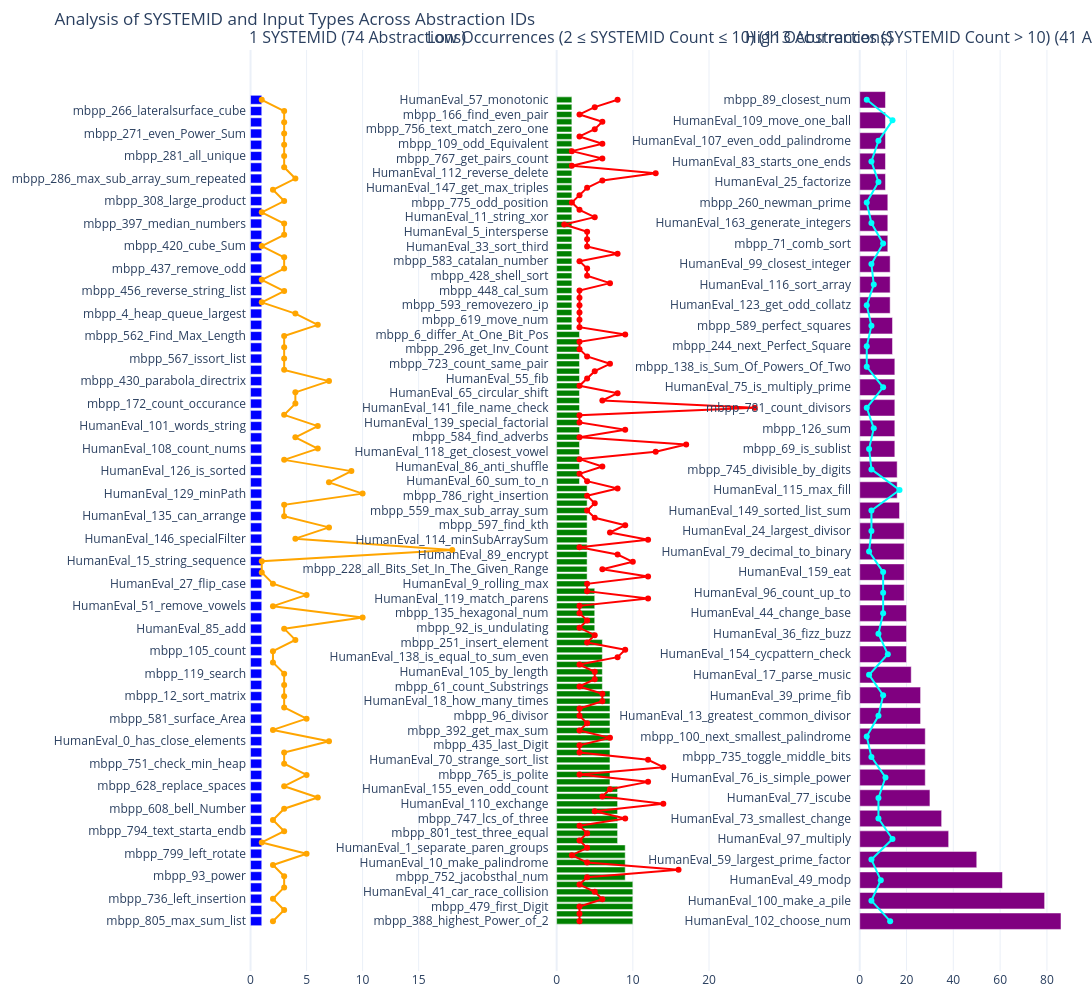

Notebook cell for this chart:
### Code cell
from plotly.subplots import make_subplots
import plotly.graph_objects as go

# Filter data into three categories
one_systemid = merged_counts[merged_counts['Unique_SYSTEMID_Count'] == 1]
low_occurrences = merged_counts[
    (merged_counts['Unique_SYSTEMID_Count'] > 1) & (merged_counts['Unique_SYSTEMID_Count'] <= 10)
]
high_occurrences = merged_counts[merged_counts['Unique_SYSTEMID_Count'] > 10]

# Calculate counts for each group
count_one_systemid = len(one_systemid)
count_low_occurrences = len(low_occurrences)
count_high_occurrences = len(high_occurrences)

# Create a grid layout with 1 row and 3 columns
fig = make_subplots(
    rows=1, cols=3,
    subplot_titles=[
        f"1 SYSTEMID ({count_one_systemid} Abstractions)",
        f"Low Occurrences (2 ≤ SYSTEMID Count ≤ 10) ({count_low_occurrences} Abstractions)",
        f"High Occurrences (SYSTEMID Count > 10) ({count_high_occurrences} Abstractions)"
    ],
    horizontal_spacing=0.1  # Space between columns
)

# Function to add traces to a subplot
def add_traces(fig, data, col, bar_color, line_color, name_suffix):
    # Bar chart for Unique SYSTEMID Count
    fig.add_trace(
        go.Bar(
            y=data['ABSTRACTIONID'],
            x=data['Unique_SYSTEMID_Count'],
            name=f"Unique SYSTEMID Count ({name_suffix})",
            orientation='h',
            marker=dict(color=bar_color),
            hovertemplate='%{x}'  # Only show the x value (Unique SYSTEMID Count)
        ),
        row=1, col=col
    )

    # Line chart for Number of Input Types
    fig.add_trace(
        go.Scatter(
            y=data['ABSTRACTIONID'],
            x=data['Number of Input Types'],
            name=f"Number of Input Types ({name_suffix})",
            mode='lines+markers',
            marker=dict(color=line_color, size=6),
            hovertemplate='%{x}'  # Only show the x value (Number of Input Types)
        ),
        row=1, col=col
    )

# Add data for each category in the grid layout
add_traces(fig, one_systemid, col=1, bar_color='blue', line_color='orange', name_suffix="1 SYSTEMID")
add_traces(fig, low_occurrences, col=2, bar_color='green', line_color='red', name_suffix="Low Occurrences")
add_traces(fig, high_occurrences, col=3, bar_color='purple', line_color='cyan', name_suffix="High Occurrences")

# Update layout
fig.update_layout(
    height=1000,  # Total figure height
    width=1800,   # Adjust width for the grid
    title="Analysis of SYSTEMID and Input Types Across Abstraction IDs",
    showlegend=False,  # You can enable this if needed
    template='plotly_white',
    margin=dict(l=200, r=20, t=50, b=20)  # Margins around the grid
)

# Show the grid layout
fig.show()

### Figure 1 — Plotly figure (JSON) as saved in the notebook; plotly's stock layout.template omitted (floating-point values rounded to 4 significant figures)
{"data": [{"hovertemplate": "%{x}", "marker": {"color": "blue"}, "name": "Unique SYSTEMID Count (1 SYSTEMID)", "orientation": "h", "type": "bar", "x": [1, 1, 1, 1, 1, 1, 1, 1, 1, 1, 1, 1, 1, 1, 1, 1, 1, 1, 1, 1, 1, 1, 1, 1, 1, 1, 1, 1, 1, 1, 1, 1, 1, 1, 1, 1, 1, 1, 1, 1, 1, 1, 1, 1, 1, 1, 1, 1, 1, 1, 1, 1, 1, 1, 1, 1, 1, 1, 1, 1, 1, 1, 1, 1, 1, 1, 1, 1, 1, 1, 1, 1, 1, 1], "xaxis": "x", "y": ["mbpp_805_max_sum_list", "mbpp_806_max_run_uppercase", "mbpp_736_left_insertion", "mbpp_86_centered_hexagonal_number", "mbpp_93_power", "mbpp_586_split_Arr", "mbpp_799_left_rotate", "mbpp_627_find_First_Missing", "mbpp_794_text_starta_endb", "mbpp_782_odd_length_sum", "mbpp_608_bell_Number", "mbpp_623_nth_nums", "mbpp_628_replace_spaces", "mbpp_772_remove_length", "mbpp_751_check_min_heap", "mbpp_734_sum_Of_Subarray_Prod", "HumanEval_0_has_close_elements", "mbpp_14_find_Volume", "mbpp_581_surface_Area", "mbpp_573_unique_product", "mbpp_12_sort_matrix", "mbpp_125_find_length", "mbpp_119_search", "mbpp_113_check_integer", "mbpp_105_count", "HumanEval_90_next_smallest", "HumanEval_85_add", "HumanEval_69_search", "HumanEval_51_remove_vowels", "HumanEval_43_pairs_sum_to_zero", "HumanEval_27_flip_case", "HumanEval_161_solve", "HumanEval_15_string_sequence", "HumanEval_153_Strongest_Extension", "HumanEval_146_specialFilter", "HumanEval_143_words_in_sentence", "HumanEval_135_can_arrange", "HumanEval_131_digits", "HumanEval_129_minPath", "HumanEval_128_prod_signs", "HumanEval_126_is_sorted", "HumanEval_113_odd_count", "HumanEval_108_count_nums", "HumanEval_106_f", "HumanEval_101_words_string", "mbpp_16_text_lowercase_underscore", "mbpp_172_count_occurance", "mbpp_226_odd_values_string", "mbpp_430_parabola_directrix", "mbpp_56_checks", "mbpp_567_issort_list", "mbpp_566_sum_digits", "mbpp_562_Find_Max_Length", "mbpp_558_digit_distance_nums", "mbpp_4_heap_queue_largest", "mbpp_472_check_Consecutive", "mbpp_456_reverse_string_list", "mbpp_454_text_match_wordz", "mbpp_437_remove_odd", "mbpp_434_text_match_one", "mbpp_420_cube_Sum", "mbpp_234_volume_cube", "mbpp_397_median_numbers", "mbpp_389_find_lucas", "mbpp_308_large_product", "mbpp_291_count_no_of_ways", "mbpp_286_max_sub_array_sum_repeated", "mbpp_283_validate", "mbpp_281_all_unique", "mbpp_274_even_binomial_Coeff_Sum", "mbpp_271_even_Power_Sum", "mbpp_268_find_star_num", "mbpp_266_lateralsurface_cube", "mbpp_9_find_Rotations"], "yaxis": "y"}, {"hovertemplate": "%{x}", "marker": {"color": "orange", "size": 6}, "mode": "lines+markers", "name": "Number of Input Types (1 SYSTEMID)", "type": "scatter", "x": [2, 3, 2, 3, 3, 2, 5, 1, 3, 2, 3, 6, 3, 5, 3, 3, 7, 2, 5, 3, 3, 3, 3, 2, 2, 4, 3, 10, 2, 5, 2, 1, 1, 18, 4, 7, 3, 3, 10, 7, 9, 3, 6, 4, 6, 3, 4, 4, 7, 3, 3, 3, 3, 6, 4, 1, 3, 1, 3, 3, 1, 3, 3, 1, 3, 2, 4, 3, 3, 3, 3, 3, 3, 1], "xaxis": "x", "y": ["mbpp_805_max_sum_list", "mbpp_806_max_run_uppercase", "mbpp_736_left_insertion", "mbpp_86_centered_hexagonal_number", "mbpp_93_power", "mbpp_586_split_Arr", "mbpp_799_left_rotate", "mbpp_627_find_First_Missing", "mbpp_794_text_starta_endb", "mbpp_782_odd_length_sum", "mbpp_608_bell_Number", "mbpp_623_nth_nums", "mbpp_628_replace_spaces", "mbpp_772_remove_length", "mbpp_751_check_min_heap", "mbpp_734_sum_Of_Subarray_Prod", "HumanEval_0_has_close_elements", "mbpp_14_find_Volume", "mbpp_581_surface_Area", "mbpp_573_unique_product", "mbpp_12_sort_matrix", "mbpp_125_find_length", "mbpp_119_search", "mbpp_113_check_integer", "mbpp_105_count", "HumanEval_90_next_smallest", "HumanEval_85_add", "HumanEval_69_search", "HumanEval_51_remove_vowels", "HumanEval_43_pairs_sum_to_zero", "HumanEval_27_flip_case", "HumanEval_161_solve", "HumanEval_15_string_sequence", "HumanEval_153_Strongest_Extension", "HumanEval_146_specialFilter", "HumanEval_143_words_in_sentence", "HumanEval_135_can_arrange", "HumanEval_131_digits", "HumanEval_129_minPath", "HumanEval_128_prod_signs", "HumanEval_126_is_sorted", "HumanEval_113_odd_count", "HumanEval_108_count_nums", "HumanEval_106_f", "HumanEval_101_words_string", "mbpp_16_text_lowercase_underscore", "mbpp_172_count_occurance", "mbpp_226_odd_values_string", "mbpp_430_parabola_directrix", "mbpp_56_checks", "mbpp_567_issort_list", "mbpp_566_sum_digits", "mbpp_562_Find_Max_Length", "mbpp_558_digit_distance_nums", "mbpp_4_heap_queue_largest", "mbpp_472_check_Consecutive", "mbpp_456_reverse_string_list", "mbpp_454_text_match_wordz", "mbpp_437_remove_odd", "mbpp_434_text_match_one", "mbpp_420_cube_Sum", "mbpp_234_volume_cube", "mbpp_397_median_numbers", "mbpp_389_find_lucas", "mbpp_308_large_product", "mbpp_291_count_no_of_ways", "mbpp_286_max_sub_array_sum_repeated", "mbpp_283_validate", "mbpp_281_all_unique", "mbpp_274_even_binomial_Coeff_Sum", "mbpp_271_even_Power_Sum", "mbpp_268_find_star_num", "mbpp_266_lateralsurface_cube", "mbpp_9_find_Rotations"], "yaxis": "y"}, {"hovertemplate": "%{x}", "marker": {"color": "green"}, "name": "Unique SYSTEMID Count (Low Occurrences)", "orientation": "h", "type": "bar", "x": [10, 10, 10, 10, 10, 10, 9, 9, 9, 9, 9, 8, 8, 8, 8, 8, 8, 8, 8, 7, 7, 7, 7, 7, 7, 7, 7, 7, 7, 7, 7, 7, 6, 6, 6, 6, 6, 6, 6, 5, 5, 5, 5, 5, 5, 5, 4, 4, 4, 4, 4, 4, 4, 4, 4, 4, 4, 4, 4, 4, 3, 3, 3, 3, 3, 3, 3, 3, 3, 3, 3, 3, 3, 3, 3, 3, 3, 3, 3, 3, 3, 2, 2, 2, 2, 2, 2, 2, 2, 2, 2, 2, 2, 2, 2, 2, 2, 2, 2, 2, 2, 2, 2, 2, 2, 2, 2, 2, 2, 2, 2, 2, 2], "xaxis": "x2", "y": ["mbpp_388_highest_Power_of_2", "mbpp_641_is_nonagonal", "mbpp_479_first_Digit", "mbpp_239_get_total_number_of_sequences", "HumanEval_41_car_race_collision", "mbpp_739_find_Index", "mbpp_752_jacobsthal_num", "HumanEval_82_prime_length", "HumanEval_10_make_palindrome", "HumanEval_14_all_prefixes", "HumanEval_1_separate_paren_groups", "mbpp_224_count_Set_Bits", "mbpp_801_test_three_equal", "mbpp_577_last_Digit_Factorial", "mbpp_747_lcs_of_three", "mbpp_408_k_smallest_pairs", "HumanEval_110_exchange", "mbpp_803_is_perfect_square", "HumanEval_155_even_odd_count", "mbpp_108_merge_sorted_list", "mbpp_765_is_polite", "HumanEval_156_int_to_mini_roman", "HumanEval_70_strange_sort_list", "mbpp_635_heap_sort", "mbpp_435_last_Digit", "mbpp_160_find_solution", "mbpp_392_get_max_sum", "HumanEval_104_unique_digits", "mbpp_96_divisor", "mbpp_295_sum_div", "HumanEval_18_how_many_times", "mbpp_229_re_arrange_array", "mbpp_61_count_Substrings", "HumanEval_84_solve", "HumanEval_105_by_length", "mbpp_592_sum_Of_product", "HumanEval_138_is_equal_to_sum_even", "HumanEval_94_skjkasdkd", "mbpp_251_insert_element", "mbpp_802_count_rotation", "mbpp_92_is_undulating", "mbpp_74_is_samepatterns", "mbpp_135_hexagonal_num", "mbpp_77_is_Diff", "HumanEval_119_match_parens", "mbpp_103_eulerian_num", "HumanEval_9_rolling_max", "mbpp_141_pancake_sort", "mbpp_228_all_Bits_Set_In_The_Given_Range", "HumanEval_56_correct_bracketing", "HumanEval_89_encrypt", "HumanEval_2_truncate_number", "HumanEval_114_minSubArraySum", "HumanEval_122_add_elements", "mbpp_597_find_kth", "HumanEval_145_order_by_points", "mbpp_559_max_sub_array_sum", "HumanEval_160_do_algebra", "mbpp_786_right_insertion", "HumanEval_80_is_happy", "HumanEval_60_sum_to_n", "mbpp_59_is_octagonal", "HumanEval_86_anti_shuffle", "mbpp_247_lps", "HumanEval_118_get_closest_vowel", "HumanEval_120_maximum", "mbpp_584_find_adverbs", "HumanEval_130_tri", "HumanEval_139_special_factorial", "mbpp_171_perimeter_pentagon", "HumanEval_141_file_name_check", "mbpp_724_power_base_sum", "HumanEval_65_circular_shift", "mbpp_256_count_Primes_nums", "HumanEval_55_fib", "HumanEval_93_encode", "mbpp_723_count_same_pair", "HumanEval_46_fib4", "mbpp_296_get_Inv_Count", "mbpp_123_amicable_numbers_sum", "mbpp_6_differ_At_One_Bit_Pos", "mbpp_68_is_Monotonic", "mbpp_619_move_num", "mbpp_598_armstrong_number", "mbpp_593_removezero_ip", "mbpp_594_diff_even_odd", "mbpp_448_cal_sum", "mbpp_474_replace_char", "mbpp_428_shell_sort", "mbpp_721_maxAverageOfPath", "mbpp_583_catalan_number", "HumanEval_74_total_match", "HumanEval_33_sort_third", "HumanEval_58_common", "HumanEval_5_intersperse", "mbpp_167_next_power_of_2", "HumanEval_11_string_xor", "HumanEval_61_correct_bracketing", "mbpp_775_odd_position", "HumanEval_6_parse_nested_parens", "HumanEval_147_get_max_triples", "HumanEval_78_hex_key", "HumanEval_112_reverse_delete", "HumanEval_88_sort_array", "mbpp_767_get_pairs_count", "mbpp_101_kth_element", "mbpp_109_odd_Equivalent", "mbpp_757_count_reverse_pairs", "mbpp_756_text_match_zero_one", "mbpp_11_remove_Occ", "mbpp_166_find_even_pair", "mbpp_793_last", "HumanEval_57_monotonic"], "yaxis": "y2"}, {"hovertemplate": "%{x}", "marker": {"color": "red", "size": 6}, "mode": "lines+markers", "name": "Number of Input Types (Low Occurrences)", "type": "scatter", "x": [3, 3, 3, 6, 5, 3, 4, 16, 4, 2, 4, 3, 4, 3, 9, 5, 14, 6, 7, 12, 3, 14, 12, 3, 3, 7, 3, 4, 3, 3, 6, 6, 3, 5, 5, 3, 8, 9, 4, 5, 3, 4, 3, 3, 12, 4, 4, 12, 6, 10, 8, 3, 12, 7, 9, 5, 4, 5, 4, 8, 4, 3, 6, 3, 13, 17, 3, 9, 3, 3, 26, 6, 8, 3, 4, 5, 7, 4, 3, 3, 9, 3, 3, 3, 3, 3, 3, 7, 4, 4, 3, 8, 4, 4, 4, 1, 5, 3, 2, 3, 4, 6, 13, 2, 6, 2, 6, 3, 5, 6, 3, 5, 8], "xaxis": "x2", "y": ["mbpp_388_highest_Power_of_2", "mbpp_641_is_nonagonal", "mbpp_479_first_Digit", "mbpp_239_get_total_number_of_sequences", "HumanEval_41_car_race_collision", "mbpp_739_find_Index", "mbpp_752_jacobsthal_num", "HumanEval_82_prime_length", "HumanEval_10_make_palindrome", "HumanEval_14_all_prefixes", "HumanEval_1_separate_paren_groups", "mbpp_224_count_Set_Bits", "mbpp_801_test_three_equal", "mbpp_577_last_Digit_Factorial", "mbpp_747_lcs_of_three", "mbpp_408_k_smallest_pairs", "HumanEval_110_exchange", "mbpp_803_is_perfect_square", "HumanEval_155_even_odd_count", "mbpp_108_merge_sorted_list", "mbpp_765_is_polite", "HumanEval_156_int_to_mini_roman", "HumanEval_70_strange_sort_list", "mbpp_635_heap_sort", "mbpp_435_last_Digit", "mbpp_160_find_solution", "mbpp_392_get_max_sum", "HumanEval_104_unique_digits", "mbpp_96_divisor", "mbpp_295_sum_div", "HumanEval_18_how_many_times", "mbpp_229_re_arrange_array", "mbpp_61_count_Substrings", "HumanEval_84_solve", "HumanEval_105_by_length", "mbpp_592_sum_Of_product", "HumanEval_138_is_equal_to_sum_even", "HumanEval_94_skjkasdkd", "mbpp_251_insert_element", "mbpp_802_count_rotation", "mbpp_92_is_undulating", "mbpp_74_is_samepatterns", "mbpp_135_hexagonal_num", "mbpp_77_is_Diff", "HumanEval_119_match_parens", "mbpp_103_eulerian_num", "HumanEval_9_rolling_max", "mbpp_141_pancake_sort", "mbpp_228_all_Bits_Set_In_The_Given_Range", "HumanEval_56_correct_bracketing", "HumanEval_89_encrypt", "HumanEval_2_truncate_number", "HumanEval_114_minSubArraySum", "HumanEval_122_add_elements", "mbpp_597_find_kth", "HumanEval_145_order_by_points", "mbpp_559_max_sub_array_sum", "HumanEval_160_do_algebra", "mbpp_786_right_insertion", "HumanEval_80_is_happy", "HumanEval_60_sum_to_n", "mbpp_59_is_octagonal", "HumanEval_86_anti_shuffle", "mbpp_247_lps", "HumanEval_118_get_closest_vowel", "HumanEval_120_maximum", "mbpp_584_find_adverbs", "HumanEval_130_tri", "HumanEval_139_special_factorial", "mbpp_171_perimeter_pentagon", "HumanEval_141_file_name_check", "mbpp_724_power_base_sum", "HumanEval_65_circular_shift", "mbpp_256_count_Primes_nums", "HumanEval_55_fib", "HumanEval_93_encode", "mbpp_723_count_same_pair", "HumanEval_46_fib4", "mbpp_296_get_Inv_Count", "mbpp_123_amicable_numbers_sum", "mbpp_6_differ_At_One_Bit_Pos", "mbpp_68_is_Monotonic", "mbpp_619_move_num", "mbpp_598_armstrong_number", "mbpp_593_removezero_ip", "mbpp_594_diff_even_odd", "mbpp_448_cal_sum", "mbpp_474_replace_char", "mbpp_428_shell_sort", "mbpp_721_maxAverageOfPath", "mbpp_583_catalan_number", "HumanEval_74_total_match", "HumanEval_33_sort_third", "HumanEval_58_common", "HumanEval_5_intersperse", "mbpp_167_next_power_of_2", "HumanEval_11_string_xor", "HumanEval_61_correct_bracketing", "mbpp_775_odd_position", "HumanEval_6_parse_nested_parens", "HumanEval_147_get_max_triples", "HumanEval_78_hex_key", "HumanEval_112_reverse_delete", "HumanEval_88_sort_array", "mbpp_767_get_pairs_count", "mbpp_101_kth_element", "mbpp_109_odd_Equivalent", "mbpp_757_count_reverse_pairs", "mbpp_756_text_match_zero_one", "mbpp_11_remove_Occ", "mbpp_166_find_even_pair", "mbpp_793_last", "HumanEval_57_monotonic"], "yaxis": "y2"}, {"hovertemplate": "%{x}", "marker": {"color": "purple"}, "name": "Unique SYSTEMID Count (High Occurrences)", "orientation": "h", "type": "bar", "x": [86, 79, 61, 50, 38, 35, 30, 28, 28, 28, 26, 26, 22, 20, 20, 20, 19, 19, 19, 19, 17, 16, 16, 15, 15, 15, 15, 15, 14, 14, 13, 13, 13, 12, 12, 12, 11, 11, 11, 11, 11], "xaxis": "x3", "y": ["HumanEval_102_choose_num", "HumanEval_100_make_a_pile", "HumanEval_49_modp", "HumanEval_59_largest_prime_factor", "HumanEval_97_multiply", "HumanEval_73_smallest_change", "HumanEval_77_iscube", "HumanEval_76_is_simple_power", "mbpp_735_toggle_middle_bits", "mbpp_100_next_smallest_palindrome", "HumanEval_13_greatest_common_divisor", "HumanEval_39_prime_fib", "HumanEval_17_parse_music", "HumanEval_154_cycpattern_check", "HumanEval_36_fizz_buzz", "HumanEval_44_change_base", "HumanEval_96_count_up_to", "HumanEval_159_eat", "HumanEval_79_decimal_to_binary", "HumanEval_24_largest_divisor", "HumanEval_149_sorted_list_sum", "HumanEval_115_max_fill", "mbpp_745_divisible_by_digits", "mbpp_69_is_sublist", "mbpp_126_sum", "mbpp_781_count_divisors", "HumanEval_75_is_multiply_prime", "mbpp_138_is_Sum_Of_Powers_Of_Two", "mbpp_244_next_Perfect_Square", "mbpp_589_perfect_squares", "HumanEval_123_get_odd_collatz", "HumanEval_116_sort_array", "HumanEval_99_closest_integer", "mbpp_71_comb_sort", "HumanEval_163_generate_integers", "mbpp_260_newman_prime", "HumanEval_25_factorize", "HumanEval_83_starts_one_ends", "HumanEval_107_even_odd_palindrome", "HumanEval_109_move_one_ball", "mbpp_89_closest_num"], "yaxis": "y3"}, {"hovertemplate": "%{x}", "marker": {"color": "cyan", "size": 6}, "mode": "lines+markers", "name": "Number of Input Types (High Occurrences)", "type": "scatter", "x": [13, 5, 9, 5, 14, 8, 8, 11, 5, 3, 8, 10, 4, 12, 8, 10, 10, 10, 4, 5, 5, 17, 5, 4, 6, 3, 10, 3, 3, 5, 3, 6, 5, 10, 5, 3, 8, 5, 8, 14, 3], "xaxis": "x3", "y": ["HumanEval_102_choose_num", "HumanEval_100_make_a_pile", "HumanEval_49_modp", "HumanEval_59_largest_prime_factor", "HumanEval_97_multiply", "HumanEval_73_smallest_change", "HumanEval_77_iscube", "HumanEval_76_is_simple_power", "mbpp_735_toggle_middle_bits", "mbpp_100_next_smallest_palindrome", "HumanEval_13_greatest_common_divisor", "HumanEval_39_prime_fib", "HumanEval_17_parse_music", "HumanEval_154_cycpattern_check", "HumanEval_36_fizz_buzz", "HumanEval_44_change_base", "HumanEval_96_count_up_to", "HumanEval_159_eat", "HumanEval_79_decimal_to_binary", "HumanEval_24_largest_divisor", "HumanEval_149_sorted_list_sum", "HumanEval_115_max_fill", "mbpp_745_divisible_by_digits", "mbpp_69_is_sublist", "mbpp_126_sum", "mbpp_781_count_divisors", "HumanEval_75_is_multiply_prime", "mbpp_138_is_Sum_Of_Powers_Of_Two", "mbpp_244_next_Perfect_Square", "mbpp_589_perfect_squares", "HumanEval_123_get_odd_collatz", "HumanEval_116_sort_array", "HumanEval_99_closest_integer", "mbpp_71_comb_sort", "HumanEval_163_generate_integers", "mbpp_260_newman_prime", "HumanEval_25_factorize", "HumanEval_83_starts_one_ends", "HumanEval_107_even_odd_palindrome", "HumanEval_109_move_one_ball", "mbpp_89_closest_num"], "yaxis": "y3"}], "layout": {"annotations": [{"font": {"size": 16}, "showarrow": false, "text": "1 SYSTEMID (74 Abstractions)", "x": 0.1333, "xanchor": "center", "xref": "paper", "y": 1, "yanchor": "bottom", "yref": "paper"}, {"font": {"size": 16}, "showarrow": false, "text": "Low Occurrences (2 ≤ SYSTEMID Count ≤ 10) (113 Abstractions)", "x": 0.5, "xanchor": "center", "xref": "paper", "y": 1, "yanchor": "bottom", "yref": "paper"}, {"font": {"size": 16}, "showarrow": false, "text": "High Occurrences (SYSTEMID Count > 10) (41 Abstractions)", "x": 0.8667, "xanchor": "center", "xref": "paper", "y": 1, "yanchor": "bottom", "yref": "paper"}], "height": 1000, "margin": {"b": 20, "l": 200, "r": 20, "t": 50}, "showlegend": false, "title": {"text": "Analysis of SYSTEMID and Input Types Across Abstraction IDs"}, "width": 1800, "xaxis": {"anchor": "y", "domain": [0, 0.2667]}, "xaxis2": {"anchor": "y2", "domain": [0.3667, 0.6333]}, "xaxis3": {"anchor": "y3", "domain": [0.7333, 1]}, "yaxis": {"anchor": "x", "domain": [0, 1]}, "yaxis2": {"anchor": "x2", "domain": [0, 1]}, "yaxis3": {"anchor": "x3", "domain": [0, 1]}}}
